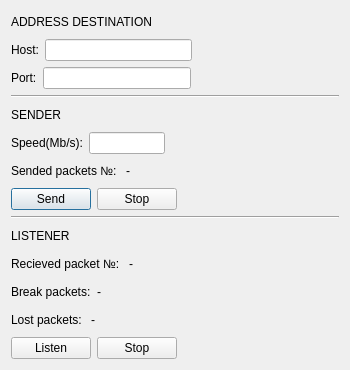
<?xml version="1.0" encoding="UTF-8"?>
<ui version="4.0">
 <class>Dialog</class>
 <widget class="QDialog" name="Dialog">
  <property name="geometry">
   <rect>
    <x>0</x>
    <y>0</y>
    <width>350</width>
    <height>370</height>
   </rect>
  </property>
  <property name="minimumSize">
   <size>
    <width>320</width>
    <height>370</height>
   </size>
  </property>
  <property name="windowTitle">
   <string>Dialog</string>
  </property>
  <layout class="QVBoxLayout" name="verticalLayout">
   <item>
    <widget class="QLabel" name="label_4">
     <property name="text">
      <string>ADDRESS DESTINATION</string>
     </property>
    </widget>
   </item>
   <item>
    <layout class="QHBoxLayout" name="horizontalLayout_3">
     <item>
      <widget class="QLabel" name="hostLabel">
       <property name="sizePolicy">
        <sizepolicy hsizetype="Fixed" vsizetype="Preferred">
         <horstretch>0</horstretch>
         <verstretch>0</verstretch>
        </sizepolicy>
       </property>
       <property name="text">
        <string>Host:</string>
       </property>
      </widget>
     </item>
     <item>
      <widget class="QLineEdit" name="hostLineEdit"/>
     </item>
     <item>
      <spacer name="horizontalSpacer_2">
       <property name="orientation">
        <enum>Qt::Horizontal</enum>
       </property>
       <property name="sizeHint" stdset="0">
        <size>
         <width>40</width>
         <height>20</height>
        </size>
       </property>
      </spacer>
     </item>
    </layout>
   </item>
   <item>
    <layout class="QHBoxLayout" name="horizontalLayout_2">
     <item>
      <widget class="QLabel" name="portLabel">
       <property name="sizePolicy">
        <sizepolicy hsizetype="Fixed" vsizetype="Preferred">
         <horstretch>0</horstretch>
         <verstretch>0</verstretch>
        </sizepolicy>
       </property>
       <property name="text">
        <string>Port:</string>
       </property>
      </widget>
     </item>
     <item>
      <widget class="QLineEdit" name="portLineEdit"/>
     </item>
     <item>
      <spacer name="horizontalSpacer_3">
       <property name="orientation">
        <enum>Qt::Horizontal</enum>
       </property>
       <property name="sizeHint" stdset="0">
        <size>
         <width>40</width>
         <height>20</height>
        </size>
       </property>
      </spacer>
     </item>
    </layout>
   </item>
   <item>
    <widget class="Line" name="line_2">
     <property name="sizePolicy">
      <sizepolicy hsizetype="Expanding" vsizetype="Fixed">
       <horstretch>0</horstretch>
       <verstretch>0</verstretch>
      </sizepolicy>
     </property>
     <property name="orientation">
      <enum>Qt::Horizontal</enum>
     </property>
    </widget>
   </item>
   <item>
    <widget class="QLabel" name="label_3">
     <property name="text">
      <string>SENDER</string>
     </property>
    </widget>
   </item>
   <item>
    <layout class="QHBoxLayout" name="horizontalLayout">
     <item>
      <widget class="QLabel" name="speedNameLabel">
       <property name="sizePolicy">
        <sizepolicy hsizetype="Fixed" vsizetype="Preferred">
         <horstretch>0</horstretch>
         <verstretch>0</verstretch>
        </sizepolicy>
       </property>
       <property name="text">
        <string>Speed(Mb/s):</string>
       </property>
      </widget>
     </item>
     <item>
      <widget class="QLineEdit" name="speedLineEdit"/>
     </item>
     <item>
      <widget class="QLabel" name="resendLabel">
       <property name="minimumSize">
        <size>
         <width>160</width>
         <height>0</height>
        </size>
       </property>
       <property name="maximumSize">
        <size>
         <width>200</width>
         <height>16777215</height>
        </size>
       </property>
       <property name="text">
        <string/>
       </property>
      </widget>
     </item>
     <item>
      <spacer name="horizontalSpacer_4">
       <property name="orientation">
        <enum>Qt::Horizontal</enum>
       </property>
       <property name="sizeHint" stdset="0">
        <size>
         <width>40</width>
         <height>20</height>
        </size>
       </property>
      </spacer>
     </item>
    </layout>
   </item>
   <item>
    <layout class="QHBoxLayout" name="horizontalLayout_5">
     <item>
      <widget class="QLabel" name="allNameLabel">
       <property name="sizePolicy">
        <sizepolicy hsizetype="Fixed" vsizetype="Preferred">
         <horstretch>0</horstretch>
         <verstretch>0</verstretch>
        </sizepolicy>
       </property>
       <property name="text">
        <string>Sended packets №: </string>
       </property>
      </widget>
     </item>
     <item>
      <widget class="QLabel" name="sendedPacketsLabel">
       <property name="minimumSize">
        <size>
         <width>100</width>
         <height>0</height>
        </size>
       </property>
       <property name="text">
        <string>-</string>
       </property>
      </widget>
     </item>
    </layout>
   </item>
   <item>
    <layout class="QHBoxLayout" name="horizontalLayout_4">
     <item>
      <widget class="QPushButton" name="sendButton">
       <property name="text">
        <string>Send</string>
       </property>
      </widget>
     </item>
     <item>
      <widget class="QPushButton" name="stopButton">
       <property name="text">
        <string>Stop</string>
       </property>
      </widget>
     </item>
     <item>
      <spacer name="horizontalSpacer">
       <property name="orientation">
        <enum>Qt::Horizontal</enum>
       </property>
       <property name="sizeHint" stdset="0">
        <size>
         <width>40</width>
         <height>20</height>
        </size>
       </property>
      </spacer>
     </item>
    </layout>
   </item>
   <item>
    <widget class="Line" name="line">
     <property name="sizePolicy">
      <sizepolicy hsizetype="Expanding" vsizetype="Fixed">
       <horstretch>0</horstretch>
       <verstretch>0</verstretch>
      </sizepolicy>
     </property>
     <property name="orientation">
      <enum>Qt::Horizontal</enum>
     </property>
    </widget>
   </item>
   <item>
    <widget class="QLabel" name="label">
     <property name="text">
      <string>LISTENER</string>
     </property>
    </widget>
   </item>
   <item>
    <layout class="QHBoxLayout" name="horizontalLayout_7">
     <item>
      <widget class="QLabel" name="recievedLabel">
       <property name="sizePolicy">
        <sizepolicy hsizetype="Fixed" vsizetype="Preferred">
         <horstretch>0</horstretch>
         <verstretch>0</verstretch>
        </sizepolicy>
       </property>
       <property name="text">
        <string>Recieved packet №: </string>
       </property>
      </widget>
     </item>
     <item>
      <widget class="QLabel" name="recievedPacketsLabel">
       <property name="minimumSize">
        <size>
         <width>80</width>
         <height>0</height>
        </size>
       </property>
       <property name="text">
        <string>-</string>
       </property>
      </widget>
     </item>
    </layout>
   </item>
   <item>
    <layout class="QHBoxLayout" name="horizontalLayout_9">
     <item>
      <widget class="QLabel" name="label_2">
       <property name="sizePolicy">
        <sizepolicy hsizetype="Fixed" vsizetype="Preferred">
         <horstretch>0</horstretch>
         <verstretch>0</verstretch>
        </sizepolicy>
       </property>
       <property name="text">
        <string>Break packets:</string>
       </property>
      </widget>
     </item>
     <item>
      <widget class="QLabel" name="breakPacketsLabel">
       <property name="minimumSize">
        <size>
         <width>80</width>
         <height>0</height>
        </size>
       </property>
       <property name="text">
        <string>-</string>
       </property>
      </widget>
     </item>
    </layout>
   </item>
   <item>
    <layout class="QHBoxLayout" name="horizontalLayout_6">
     <item>
      <widget class="QLabel" name="lostNameLabel">
       <property name="sizePolicy">
        <sizepolicy hsizetype="Fixed" vsizetype="Preferred">
         <horstretch>0</horstretch>
         <verstretch>0</verstretch>
        </sizepolicy>
       </property>
       <property name="text">
        <string>Lost packets: </string>
       </property>
      </widget>
     </item>
     <item>
      <widget class="QLabel" name="lostPacketLabel">
       <property name="minimumSize">
        <size>
         <width>70</width>
         <height>0</height>
        </size>
       </property>
       <property name="text">
        <string>-</string>
       </property>
      </widget>
     </item>
    </layout>
   </item>
   <item>
    <layout class="QHBoxLayout" name="horizontalLayout_8">
     <item>
      <widget class="QPushButton" name="startListenButton">
       <property name="sizePolicy">
        <sizepolicy hsizetype="Fixed" vsizetype="Fixed">
         <horstretch>0</horstretch>
         <verstretch>0</verstretch>
        </sizepolicy>
       </property>
       <property name="text">
        <string>Listen</string>
       </property>
      </widget>
     </item>
     <item>
      <widget class="QPushButton" name="stopListeningButton">
       <property name="sizePolicy">
        <sizepolicy hsizetype="Fixed" vsizetype="Fixed">
         <horstretch>0</horstretch>
         <verstretch>0</verstretch>
        </sizepolicy>
       </property>
       <property name="text">
        <string>Stop</string>
       </property>
      </widget>
     </item>
     <item>
      <spacer name="horizontalSpacer_5">
       <property name="orientation">
        <enum>Qt::Horizontal</enum>
       </property>
       <property name="sizeHint" stdset="0">
        <size>
         <width>40</width>
         <height>20</height>
        </size>
       </property>
      </spacer>
     </item>
    </layout>
   </item>
  </layout>
 </widget>
 <resources/>
 <connections/>
</ui>
